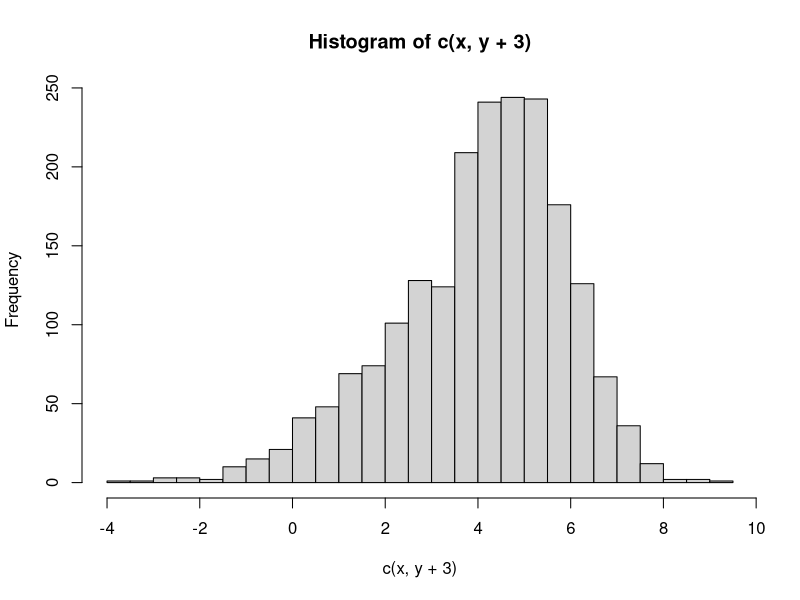
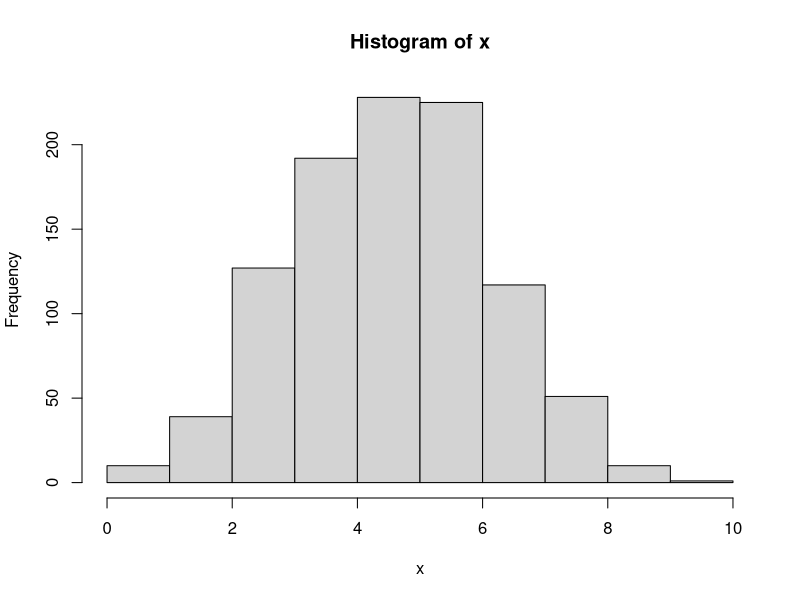

Here is the R script that generated these plots, in order: (Note: this script raises an error after producing the figures.)
# comments with pound

# quotes designate a string
"hello world"

# numbers/ints dont need quotation marks
10

# quotes are necessary for string
# hello world

# defining n as a variable equal to 10, semicolon lets us make two commands in one line
n <- 1000 ; m = 5

# generate 1000 pairs of normal variables
x <- rnorm(n, mean = 3, sd = 2)
y <- rnorm(n, mean = 2, sd = 1)

# c() is a function that combines its arguments
# create a histogram of a mixture of normal distribution with the number of bins 25
hist(c(x, y+3), breaks = 25)

# see variable names that are stored in the workspace
ls()

# remove variables
rm(n,x,y)

x <- seq(1, 20, 0.5)

# Find built in data with R: data()
# Example load, "data(mtcars)"

n <- 1000

# generate 1000 binamial random numbers with size 10
x <- rbinom(n, 10, 0.5)
# create a histogram of x
hist(x)
# view names of variables stored in workspace
ls()
# remove the variable x
rm(x)
x

#make a vector of numbers  x = (1, 1.5, ... , 20) , "seq(start, end, increment)
x <- seq(1, 20, 0.5)
x
hist(x)

a <- 2
b <- 2
# length(x) returns the number of elements in the vector x
# generate e random number with uniform distribution, mean 0 and sd of 4 (var=16)
e <- rnorm(length(x),0,4)

y <- a + b*x + e
reg <- lm(y~x)
summary(reg)

plot(x,y)
plot(reg)

reg$coefficients
reg$residuals

attach(mtcars)
lm(mpg ~ cyl + wt)
detach(mtcars)
lm(mtcars$mpg ~ mtcars$cyl + mtcars$wt)
attach(mtcars)

plot(x,y)
# abline generates a line based on the lm, lty is the line type, like dotted or solid, and col is the color of the line
abline(a,b, lty=3, col=3) # add in the true regression line
abline(reg, lty = 1, col=4) # add in the estimated regression line
?abline

x2 <- seq(1, 8, 0.05)
e2 <- rnorm(length(x2), 0, 0.5)
y2 <- a + b*sin(x2) + e2
plot(x2,y2)

# run a local polynomial regression
lpr <- loess(y2~x2)
#add the local regression curve
lines(x2, fitted(lpr), col = 2)

rm(list=ls())